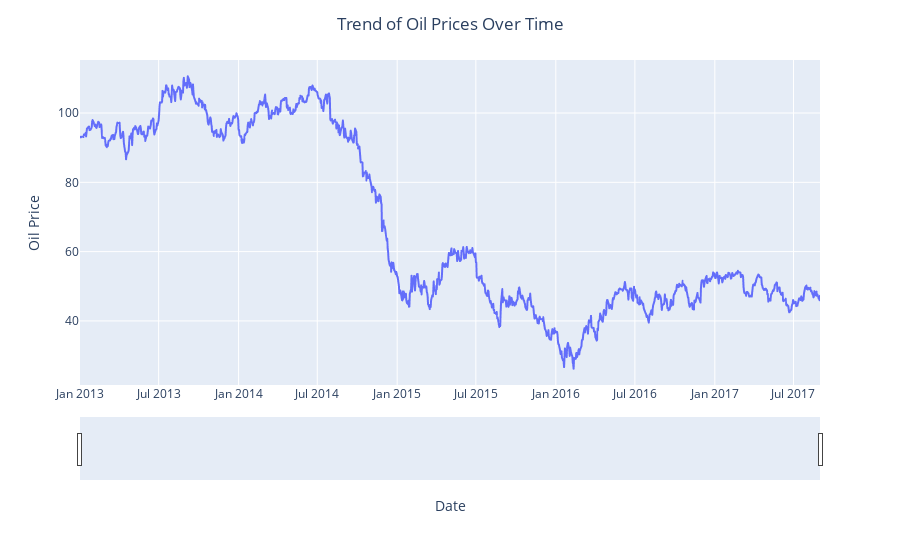

The code cell stored with this chart in its notebook:
### Code cell
# Visualizing for confirmation
fig = px.line(oil_df, x='date', y='dcoilwtico')
fig.update_layout(title='Trend of Oil Prices Over Time', title_x=0.5, xaxis_title='Date', yaxis_title='Oil Price')
fig.update_xaxes(rangeslider_visible=True)
fig.show()

### Figure 1 — Plotly figure (JSON) as saved in the notebook; plotly's stock layout.template omitted (floating-point values rounded to 4 significant figures; data arrays with more than 128 entries replaced by an {"elided": "..."} marker saying what was removed)
{"data": [{"hovertemplate": "date=%{x}<br>dcoilwtico=%{y}<extra></extra>", "legendgroup": "", "line": {"color": "#636efa", "dash": "solid"}, "marker": {"symbol": "circle"}, "mode": "lines", "name": "", "showlegend": false, "type": "scattergl", "x": {"elided": "1218 str values"}, "xaxis": "x", "y": {"elided": "1218 float values"}, "yaxis": "y"}], "layout": {"legend": {"tracegroupgap": 0}, "margin": {"t": 60}, "title": {"text": "Trend of Oil Prices Over Time", "x": 0.5}, "xaxis": {"anchor": "y", "domain": [0, 1], "rangeslider": {"visible": true}, "title": {"text": "Date"}}, "yaxis": {"anchor": "x", "domain": [0, 1], "title": {"text": "Oil Price"}}}}
